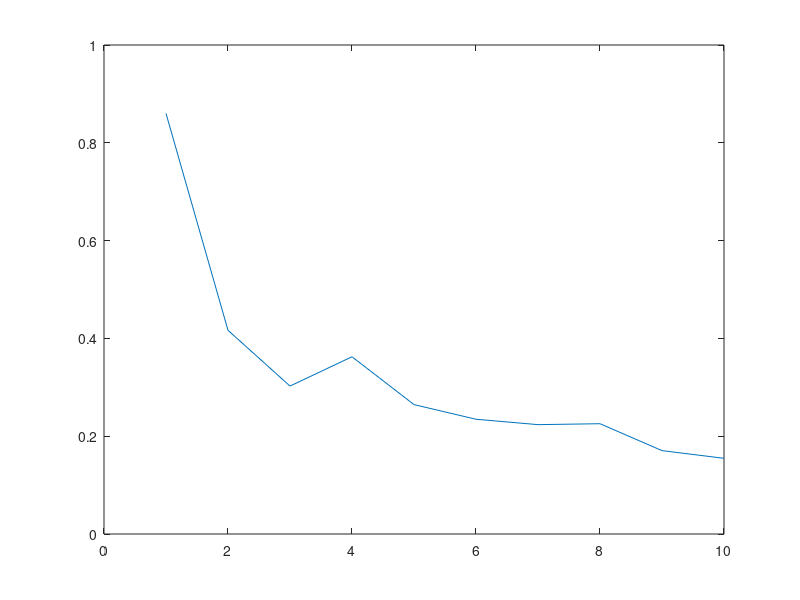

MATLAB code to generate this figure:
clc
clear
close all

p = 1:10;
predictions = zeros(1,length(p));

a = 3;
x_test = 0;


% numSamples taken from 'coeffs' in sim1. Dont know why this works
% but the results are fairly constant. Only in the beginning the estimation
% is 'too good'
for i = 1:length(p)
    nSamples = round(a * exp(p(i)));
    
    x_samples     = unifrnd(0, 1, [nSamples, p(i)]);
    x_samples_mag = sqrt(sum(x_samples.*x_samples, 2)); 
    y = exp(-a * x_samples_mag);

    x_closest = min(abs(x_samples_mag - x_test));
    predictions(i) = exp(-a * x_closest);

end

plot(p, predictions);

